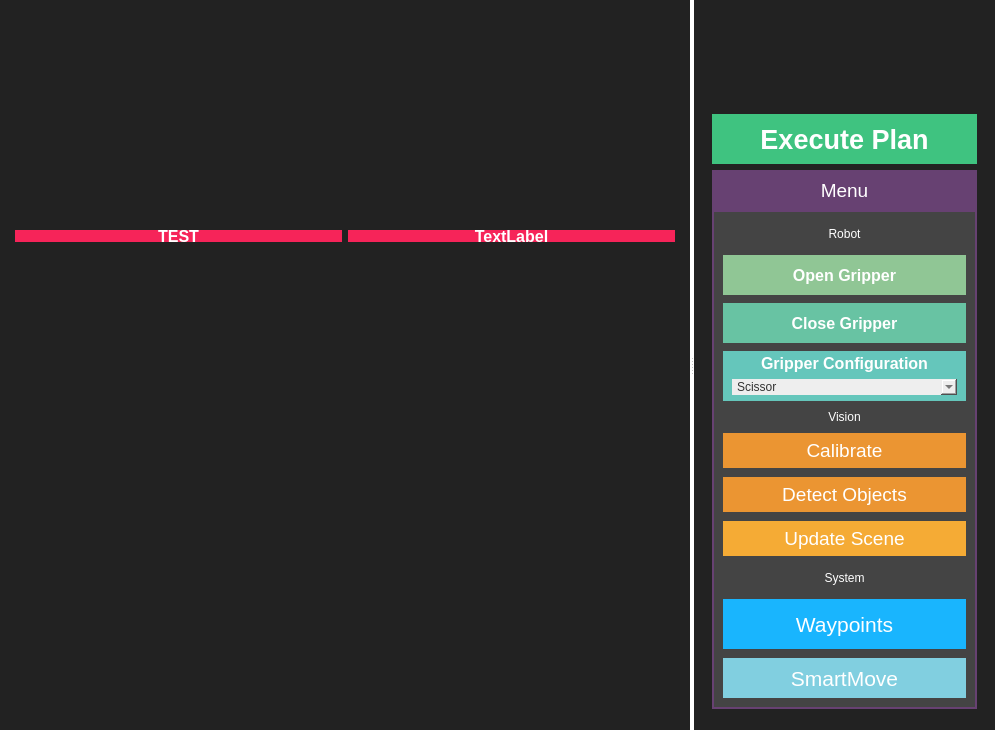
<?xml version="1.0" encoding="UTF-8"?>
<ui version="4.0">
 <class>Form</class>
 <widget class="QWidget" name="Form">
  <property name="geometry">
   <rect>
    <x>0</x>
    <y>0</y>
    <width>995</width>
    <height>730</height>
   </rect>
  </property>
  <property name="minimumSize">
   <size>
    <width>800</width>
    <height>600</height>
   </size>
  </property>
  <property name="windowTitle">
   <string>Instructor</string>
  </property>
  <property name="autoFillBackground">
   <bool>false</bool>
  </property>
  <property name="styleSheet">
   <string notr="true">background-color:#ffffff</string>
  </property>
  <layout class="QHBoxLayout" name="horizontalLayout_2">
   <property name="spacing">
    <number>0</number>
   </property>
   <property name="margin">
    <number>0</number>
   </property>
   <item>
    <widget class="QSplitter" name="splitter">
     <property name="orientation">
      <enum>Qt::Horizontal</enum>
     </property>
     <widget class="QWidget" name="instructor_widget" native="true">
      <property name="sizePolicy">
       <sizepolicy hsizetype="Expanding" vsizetype="Preferred">
        <horstretch>0</horstretch>
        <verstretch>0</verstretch>
       </sizepolicy>
      </property>
      <property name="minimumSize">
       <size>
        <width>400</width>
        <height>0</height>
       </size>
      </property>
      <property name="baseSize">
       <size>
        <width>0</width>
        <height>0</height>
       </size>
      </property>
      <property name="styleSheet">
       <string notr="true">background-color:#222222</string>
      </property>
      <layout class="QGridLayout" name="gridLayout_4">
       <property name="margin">
        <number>0</number>
       </property>
       <property name="spacing">
        <number>0</number>
       </property>
       <item row="2" column="0">
        <widget class="QWidget" name="widget" native="true">
         <property name="maximumSize">
          <size>
           <width>16777215</width>
           <height>42</height>
          </size>
         </property>
         <layout class="QGridLayout" name="gridLayout_3">
          <property name="margin">
           <number>9</number>
          </property>
          <item row="0" column="0">
           <layout class="QHBoxLayout" name="view_layout">
            <property name="margin">
             <number>6</number>
            </property>
           </layout>
          </item>
         </layout>
        </widget>
       </item>
       <item row="1" column="0">
        <layout class="QGridLayout" name="instructor_layout">
         <property name="spacing">
          <number>0</number>
         </property>
         <item row="0" column="0">
          <widget class="QWidget" name="widget_2" native="true">
           <property name="minimumSize">
            <size>
             <width>0</width>
             <height>41</height>
            </size>
           </property>
           <property name="maximumSize">
            <size>
             <width>16777215</width>
             <height>42</height>
            </size>
           </property>
           <layout class="QGridLayout" name="gridLayout_5">
            <item row="0" column="0">
             <layout class="QHBoxLayout" name="status_layout">
              <property name="margin">
               <number>6</number>
              </property>
              <item>
               <widget class="QLabel" name="status_label">
                <property name="maximumSize">
                 <size>
                  <width>600</width>
                  <height>16777215</height>
                 </size>
                </property>
                <property name="font">
                 <font>
                  <pointsize>12</pointsize>
                  <weight>75</weight>
                  <bold>true</bold>
                 </font>
                </property>
                <property name="styleSheet">
                 <string notr="true">background-color:#F62459; color:#ffffff</string>
                </property>
                <property name="text">
                 <string>TEST</string>
                </property>
                <property name="alignment">
                 <set>Qt::AlignCenter</set>
                </property>
               </widget>
              </item>
              <item>
               <widget class="QLabel" name="toast_label">
                <property name="font">
                 <font>
                  <pointsize>12</pointsize>
                  <weight>75</weight>
                  <bold>true</bold>
                 </font>
                </property>
                <property name="styleSheet">
                 <string notr="true">background-color:#F62459; color:#ffffff</string>
                </property>
                <property name="text">
                 <string>TextLabel</string>
                </property>
                <property name="alignment">
                 <set>Qt::AlignCenter</set>
                </property>
               </widget>
              </item>
             </layout>
            </item>
           </layout>
          </widget>
         </item>
        </layout>
       </item>
      </layout>
     </widget>
     <widget class="QWidget" name="container_widget" native="true">
      <property name="minimumSize">
       <size>
        <width>300</width>
        <height>0</height>
       </size>
      </property>
      <property name="maximumSize">
       <size>
        <width>301</width>
        <height>16777215</height>
       </size>
      </property>
      <property name="styleSheet">
       <string notr="true">background-color:#222222</string>
      </property>
      <layout class="QGridLayout" name="gridLayout_2">
       <property name="margin">
        <number>0</number>
       </property>
       <property name="spacing">
        <number>0</number>
       </property>
       <item row="10" column="0">
        <widget class="QWidget" name="button_container" native="true">
         <property name="minimumSize">
          <size>
           <width>0</width>
           <height>50</height>
          </size>
         </property>
         <layout class="QVBoxLayout" name="verticalLayout_2">
          <item>
           <layout class="QVBoxLayout" name="button_layout">
            <property name="margin">
             <number>6</number>
            </property>
           </layout>
          </item>
          <item>
           <widget class="QWidget" name="widget_3" native="true">
            <property name="minimumSize">
             <size>
              <width>0</width>
              <height>50</height>
             </size>
            </property>
            <layout class="QVBoxLayout" name="verticalLayout_3">
             <property name="spacing">
              <number>0</number>
             </property>
             <property name="bottomMargin">
              <number>12</number>
             </property>
             <item>
              <widget class="QWidget" name="widget_5" native="true">
               <property name="minimumSize">
                <size>
                 <width>0</width>
                 <height>50</height>
                </size>
               </property>
               <layout class="QHBoxLayout" name="horizontalLayout">
                <property name="spacing">
                 <number>0</number>
                </property>
                <property name="leftMargin">
                 <number>0</number>
                </property>
                <property name="topMargin">
                 <number>0</number>
                </property>
                <property name="rightMargin">
                 <number>0</number>
                </property>
                <property name="bottomMargin">
                 <number>6</number>
                </property>
                <item>
                 <widget class="QPushButton" name="run_button">
                  <property name="minimumSize">
                   <size>
                    <width>0</width>
                    <height>50</height>
                   </size>
                  </property>
                  <property name="font">
                   <font>
                    <pointsize>20</pointsize>
                    <weight>75</weight>
                    <bold>true</bold>
                   </font>
                  </property>
                  <property name="focusPolicy">
                   <enum>Qt::NoFocus</enum>
                  </property>
                  <property name="styleSheet">
                   <string notr="true">QPushButton#run_button{border: 2px solid #3FC380;
border-radius: 0px;
background-color: #3FC380;
color:#ffffff}
QPushButton#run_button:pressed{
border: 2px solid #3FC380;
border-radius: 0px;
background-color: #3FC380;
color:#ffffff}</string>
                  </property>
                  <property name="text">
                   <string>Execute Plan</string>
                  </property>
                 </widget>
                </item>
               </layout>
              </widget>
             </item>
             <item>
              <widget class="QPushButton" name="menu_button">
               <property name="minimumSize">
                <size>
                 <width>0</width>
                 <height>40</height>
                </size>
               </property>
               <property name="font">
                <font>
                 <pointsize>14</pointsize>
                 <weight>50</weight>
                 <italic>false</italic>
                 <bold>false</bold>
                </font>
               </property>
               <property name="focusPolicy">
                <enum>Qt::NoFocus</enum>
               </property>
               <property name="styleSheet">
                <string notr="true">QPushButton#menu_button{border: 2px solid #674172;
border-radius: 0px;
background-color: #674172;
color:#ffffff}
QPushButton#menu_button:pressed{
border: 2px solid #674172;
border-radius: 0px;
background-color: #674172;
color:#ffffff}</string>
               </property>
               <property name="text">
                <string>Menu</string>
               </property>
              </widget>
             </item>
             <item>
              <widget class="QFrame" name="menu_widget">
               <property name="minimumSize">
                <size>
                 <width>0</width>
                 <height>50</height>
                </size>
               </property>
               <property name="styleSheet">
                <string notr="true">background-color:#444444;border: 2px solid #674172</string>
               </property>
               <layout class="QVBoxLayout" name="verticalLayout_6">
                <property name="spacing">
                 <number>0</number>
                </property>
                <property name="margin">
                 <number>0</number>
                </property>
                <item>
                 <layout class="QVBoxLayout" name="verticalLayout_5">
                  <property name="spacing">
                   <number>9</number>
                  </property>
                  <property name="margin">
                   <number>9</number>
                  </property>
                  <item>
                   <widget class="QLabel" name="label_2">
                    <property name="minimumSize">
                     <size>
                      <width>0</width>
                      <height>25</height>
                     </size>
                    </property>
                    <property name="styleSheet">
                     <string notr="true">color:#fff;border: 0px</string>
                    </property>
                    <property name="text">
                     <string>Robot</string>
                    </property>
                    <property name="alignment">
                     <set>Qt::AlignCenter</set>
                    </property>
                   </widget>
                  </item>
                  <item>
                   <layout class="QVBoxLayout" name="verticalLayout">
                    <property name="spacing">
                     <number>8</number>
                    </property>
                    <item>
                     <widget class="QPushButton" name="open_gripper_button">
                      <property name="minimumSize">
                       <size>
                        <width>0</width>
                        <height>40</height>
                       </size>
                      </property>
                      <property name="font">
                       <font>
                        <pointsize>12</pointsize>
                        <weight>75</weight>
                        <bold>true</bold>
                       </font>
                      </property>
                      <property name="focusPolicy">
                       <enum>Qt::NoFocus</enum>
                      </property>
                      <property name="styleSheet">
                       <string notr="true">QPushButton#open_gripper_button{border: 2px solid #90C695;
border-radius: 0px;
background-color: #90C695;
color:#ffffff}
QPushButton#open_gripper_button:pressed{
border: 2px solid #90C695;
border-radius: 0px;
background-color: #90C695;
color:#ffffff}</string>
                      </property>
                      <property name="text">
                       <string>Open Gripper</string>
                      </property>
                     </widget>
                    </item>
                    <item>
                     <widget class="QPushButton" name="close_gripper_button">
                      <property name="minimumSize">
                       <size>
                        <width>0</width>
                        <height>40</height>
                       </size>
                      </property>
                      <property name="font">
                       <font>
                        <pointsize>12</pointsize>
                        <weight>75</weight>
                        <bold>true</bold>
                       </font>
                      </property>
                      <property name="focusPolicy">
                       <enum>Qt::NoFocus</enum>
                      </property>
                      <property name="styleSheet">
                       <string notr="true">QPushButton#close_gripper_button{border: 2px solid #68C3A3;
border-radius: 0px;
background-color: #68C3A3;
color:#ffffff}
QPushButton#close_gripper_button:pressed{
border: 2px solid #68C3A3;
border-radius: 0px;
background-color: #68C3A3;
color:#ffffff}</string>
                      </property>
                      <property name="text">
                       <string>Close Gripper</string>
                      </property>
                     </widget>
                    </item>
                    <item>
                     <widget class="QWidget" name="widget_4" native="true">
                      <property name="minimumSize">
                       <size>
                        <width>0</width>
                        <height>50</height>
                       </size>
                      </property>
                      <property name="styleSheet">
                       <string notr="true">background-color:#65C6BB;border: 0px</string>
                      </property>
                      <layout class="QVBoxLayout" name="verticalLayout_4">
                       <property name="topMargin">
                        <number>3</number>
                       </property>
                       <property name="bottomMargin">
                        <number>6</number>
                       </property>
                       <item>
                        <widget class="QLabel" name="label">
                         <property name="font">
                          <font>
                           <pointsize>12</pointsize>
                           <weight>75</weight>
                           <bold>true</bold>
                          </font>
                         </property>
                         <property name="styleSheet">
                          <string notr="true">color:#fff</string>
                         </property>
                         <property name="text">
                          <string>Gripper Configuration</string>
                         </property>
                         <property name="alignment">
                          <set>Qt::AlignCenter</set>
                         </property>
                        </widget>
                       </item>
                       <item>
                        <widget class="QComboBox" name="gripper_combo">
                         <property name="focusPolicy">
                          <enum>Qt::NoFocus</enum>
                         </property>
                         <property name="styleSheet">
                          <string notr="true">background-color:#eee;color:#333</string>
                         </property>
                         <item>
                          <property name="text">
                           <string>Scissor</string>
                          </property>
                         </item>
                         <item>
                          <property name="text">
                           <string>Basic</string>
                          </property>
                         </item>
                         <item>
                          <property name="text">
                           <string>Pinch</string>
                          </property>
                         </item>
                         <item>
                          <property name="text">
                           <string>Wide</string>
                          </property>
                         </item>
                        </widget>
                       </item>
                      </layout>
                     </widget>
                    </item>
                   </layout>
                  </item>
                  <item>
                   <widget class="QLabel" name="label_4">
                    <property name="styleSheet">
                     <string notr="true">color:#fff;border: 0px</string>
                    </property>
                    <property name="text">
                     <string>Vision</string>
                    </property>
                    <property name="alignment">
                     <set>Qt::AlignCenter</set>
                    </property>
                   </widget>
                  </item>
                  <item>
                   <widget class="QPushButton" name="calibrate_button">
                    <property name="minimumSize">
                     <size>
                      <width>0</width>
                      <height>35</height>
                     </size>
                    </property>
                    <property name="palette">
                     <palette>
                      <active>
                       <colorrole role="WindowText">
                        <brush brushstyle="SolidPattern">
                         <color alpha="255">
                          <red>255</red>
                          <green>255</green>
                          <blue>255</blue>
                         </color>
                        </brush>
                       </colorrole>
                       <colorrole role="Button">
                        <brush brushstyle="SolidPattern">
                         <color alpha="255">
                          <red>235</red>
                          <green>149</green>
                          <blue>50</blue>
                         </color>
                        </brush>
                       </colorrole>
                       <colorrole role="Light">
                        <brush brushstyle="SolidPattern">
                         <color alpha="255">
                          <red>255</red>
                          <green>128</green>
                          <blue>1</blue>
                         </color>
                        </brush>
                       </colorrole>
                       <colorrole role="Midlight">
                        <brush brushstyle="SolidPattern">
                         <color alpha="255">
                          <red>255</red>
                          <green>128</green>
                          <blue>1</blue>
                         </color>
                        </brush>
                       </colorrole>
                       <colorrole role="Dark">
                        <brush brushstyle="SolidPattern">
                         <color alpha="255">
                          <red>255</red>
                          <green>128</green>
                          <blue>1</blue>
                         </color>
                        </brush>
                       </colorrole>
                       <colorrole role="Mid">
                        <brush brushstyle="SolidPattern">
                         <color alpha="255">
                          <red>255</red>
                          <green>128</green>
                          <blue>1</blue>
                         </color>
                        </brush>
                       </colorrole>
                       <colorrole role="Text">
                        <brush brushstyle="SolidPattern">
                         <color alpha="255">
                          <red>255</red>
                          <green>255</green>
                          <blue>255</blue>
                         </color>
                        </brush>
                       </colorrole>
                       <colorrole role="ButtonText">
                        <brush brushstyle="SolidPattern">
                         <color alpha="255">
                          <red>255</red>
                          <green>255</green>
                          <blue>255</blue>
                         </color>
                        </brush>
                       </colorrole>
                       <colorrole role="Base">
                        <brush brushstyle="SolidPattern">
                         <color alpha="255">
                          <red>235</red>
                          <green>149</green>
                          <blue>50</blue>
                         </color>
                        </brush>
                       </colorrole>
                       <colorrole role="Window">
                        <brush brushstyle="SolidPattern">
                         <color alpha="255">
                          <red>235</red>
                          <green>149</green>
                          <blue>50</blue>
                         </color>
                        </brush>
                       </colorrole>
                       <colorrole role="Shadow">
                        <brush brushstyle="SolidPattern">
                         <color alpha="255">
                          <red>255</red>
                          <green>128</green>
                          <blue>1</blue>
                         </color>
                        </brush>
                       </colorrole>
                       <colorrole role="AlternateBase">
                        <brush brushstyle="SolidPattern">
                         <color alpha="255">
                          <red>255</red>
                          <green>128</green>
                          <blue>1</blue>
                         </color>
                        </brush>
                       </colorrole>
                      </active>
                      <inactive>
                       <colorrole role="WindowText">
                        <brush brushstyle="SolidPattern">
                         <color alpha="255">
                          <red>255</red>
                          <green>255</green>
                          <blue>255</blue>
                         </color>
                        </brush>
                       </colorrole>
                       <colorrole role="Button">
                        <brush brushstyle="SolidPattern">
                         <color alpha="255">
                          <red>235</red>
                          <green>149</green>
                          <blue>50</blue>
                         </color>
                        </brush>
                       </colorrole>
                       <colorrole role="Light">
                        <brush brushstyle="SolidPattern">
                         <color alpha="255">
                          <red>255</red>
                          <green>128</green>
                          <blue>1</blue>
                         </color>
                        </brush>
                       </colorrole>
                       <colorrole role="Midlight">
                        <brush brushstyle="SolidPattern">
                         <color alpha="255">
                          <red>255</red>
                          <green>128</green>
                          <blue>1</blue>
                         </color>
                        </brush>
                       </colorrole>
                       <colorrole role="Dark">
                        <brush brushstyle="SolidPattern">
                         <color alpha="255">
                          <red>255</red>
                          <green>128</green>
                          <blue>1</blue>
                         </color>
                        </brush>
                       </colorrole>
                       <colorrole role="Mid">
                        <brush brushstyle="SolidPattern">
                         <color alpha="255">
                          <red>255</red>
                          <green>128</green>
                          <blue>1</blue>
                         </color>
                        </brush>
                       </colorrole>
                       <colorrole role="Text">
                        <brush brushstyle="SolidPattern">
                         <color alpha="255">
                          <red>255</red>
                          <green>255</green>
                          <blue>255</blue>
                         </color>
                        </brush>
                       </colorrole>
                       <colorrole role="ButtonText">
                        <brush brushstyle="SolidPattern">
                         <color alpha="255">
                          <red>255</red>
                          <green>255</green>
                          <blue>255</blue>
                         </color>
                        </brush>
                       </colorrole>
                       <colorrole role="Base">
                        <brush brushstyle="SolidPattern">
                         <color alpha="255">
                          <red>235</red>
                          <green>149</green>
                          <blue>50</blue>
                         </color>
                        </brush>
                       </colorrole>
                       <colorrole role="Window">
                        <brush brushstyle="SolidPattern">
                         <color alpha="255">
                          <red>235</red>
                          <green>149</green>
                          <blue>50</blue>
                         </color>
                        </brush>
                       </colorrole>
                       <colorrole role="Shadow">
                        <brush brushstyle="SolidPattern">
                         <color alpha="255">
                          <red>255</red>
                          <green>128</green>
                          <blue>1</blue>
                         </color>
                        </brush>
                       </colorrole>
                       <colorrole role="AlternateBase">
                        <brush brushstyle="SolidPattern">
                         <color alpha="255">
                          <red>255</red>
                          <green>128</green>
                          <blue>1</blue>
                         </color>
                        </brush>
                       </colorrole>
                      </inactive>
                      <disabled>
                       <colorrole role="WindowText">
                        <brush brushstyle="SolidPattern">
                         <color alpha="255">
                          <red>255</red>
                          <green>255</green>
                          <blue>255</blue>
                         </color>
                        </brush>
                       </colorrole>
                       <colorrole role="Button">
                        <brush brushstyle="SolidPattern">
                         <color alpha="255">
                          <red>235</red>
                          <green>149</green>
                          <blue>50</blue>
                         </color>
                        </brush>
                       </colorrole>
                       <colorrole role="Light">
                        <brush brushstyle="SolidPattern">
                         <color alpha="255">
                          <red>255</red>
                          <green>128</green>
                          <blue>1</blue>
                         </color>
                        </brush>
                       </colorrole>
                       <colorrole role="Midlight">
                        <brush brushstyle="SolidPattern">
                         <color alpha="255">
                          <red>255</red>
                          <green>128</green>
                          <blue>1</blue>
                         </color>
                        </brush>
                       </colorrole>
                       <colorrole role="Dark">
                        <brush brushstyle="SolidPattern">
                         <color alpha="255">
                          <red>255</red>
                          <green>128</green>
                          <blue>1</blue>
                         </color>
                        </brush>
                       </colorrole>
                       <colorrole role="Mid">
                        <brush brushstyle="SolidPattern">
                         <color alpha="255">
                          <red>255</red>
                          <green>128</green>
                          <blue>1</blue>
                         </color>
                        </brush>
                       </colorrole>
                       <colorrole role="Text">
                        <brush brushstyle="SolidPattern">
                         <color alpha="255">
                          <red>255</red>
                          <green>255</green>
                          <blue>255</blue>
                         </color>
                        </brush>
                       </colorrole>
                       <colorrole role="ButtonText">
                        <brush brushstyle="SolidPattern">
                         <color alpha="255">
                          <red>255</red>
                          <green>255</green>
                          <blue>255</blue>
                         </color>
                        </brush>
                       </colorrole>
                       <colorrole role="Base">
                        <brush brushstyle="SolidPattern">
                         <color alpha="255">
                          <red>235</red>
                          <green>149</green>
                          <blue>50</blue>
                         </color>
                        </brush>
                       </colorrole>
                       <colorrole role="Window">
                        <brush brushstyle="SolidPattern">
                         <color alpha="255">
                          <red>235</red>
                          <green>149</green>
                          <blue>50</blue>
                         </color>
                        </brush>
                       </colorrole>
                       <colorrole role="Shadow">
                        <brush brushstyle="SolidPattern">
                         <color alpha="255">
                          <red>255</red>
                          <green>128</green>
                          <blue>1</blue>
                         </color>
                        </brush>
                       </colorrole>
                       <colorrole role="AlternateBase">
                        <brush brushstyle="SolidPattern">
                         <color alpha="255">
                          <red>255</red>
                          <green>128</green>
                          <blue>1</blue>
                         </color>
                        </brush>
                       </colorrole>
                      </disabled>
                     </palette>
                    </property>
                    <property name="font">
                     <font>
                      <pointsize>14</pointsize>
                      <weight>50</weight>
                      <bold>false</bold>
                     </font>
                    </property>
                    <property name="focusPolicy">
                     <enum>Qt::NoFocus</enum>
                    </property>
                    <property name="styleSheet">
                     <string notr="true">QPushButton#calibrate_button{border: 2px solid #EB9532;
border-radius: 0px;
background-color: #EB9532;
color:#ffffff}
QPushButton#calibrate_button:pressed{
border: 2px solid #EB9532;
border-radius: 0px;
background-color: #EB9532;
color:#ffffff}</string>
                    </property>
                    <property name="text">
                     <string>Calibrate</string>
                    </property>
                   </widget>
                  </item>
                  <item>
                   <widget class="QPushButton" name="detect_objects_button">
                    <property name="minimumSize">
                     <size>
                      <width>0</width>
                      <height>35</height>
                     </size>
                    </property>
                    <property name="font">
                     <font>
                      <pointsize>14</pointsize>
                     </font>
                    </property>
                    <property name="focusPolicy">
                     <enum>Qt::NoFocus</enum>
                    </property>
                    <property name="styleSheet">
                     <string notr="true">QPushButton#detect_objects_button{border: 2px solid #EB9532;
border-radius: 0px;
background-color: #EB9532;
color:#ffffff}
QPushButton#detect_objects_button:pressed{
border: 2px solid #EB9532;
border-radius: 0px;
background-color: #EB9532;
color:#ffffff}</string>
                    </property>
                    <property name="text">
                     <string>Detect Objects</string>
                    </property>
                   </widget>
                  </item>
                  <item>
                   <widget class="QPushButton" name="update_scene_button">
                    <property name="minimumSize">
                     <size>
                      <width>0</width>
                      <height>35</height>
                     </size>
                    </property>
                    <property name="font">
                     <font>
                      <pointsize>14</pointsize>
                     </font>
                    </property>
                    <property name="focusPolicy">
                     <enum>Qt::NoFocus</enum>
                    </property>
                    <property name="styleSheet">
                     <string notr="true">QPushButton#update_scene_button{border: 2px solid #F5AB35;
border-radius: 0px;
background-color: #F5AB35;
color:#ffffff}
QPushButton#update_scene_button:pressed{
border: 2px solid #F5AB35;
border-radius: 0px;
background-color: #F5AB35;
color:#ffffff}</string>
                    </property>
                    <property name="text">
                     <string>Update Scene</string>
                    </property>
                   </widget>
                  </item>
                  <item>
                   <widget class="QLabel" name="label_3">
                    <property name="minimumSize">
                     <size>
                      <width>0</width>
                      <height>25</height>
                     </size>
                    </property>
                    <property name="styleSheet">
                     <string notr="true">color:#fff;border: 0px</string>
                    </property>
                    <property name="text">
                     <string>System</string>
                    </property>
                    <property name="alignment">
                     <set>Qt::AlignCenter</set>
                    </property>
                   </widget>
                  </item>
                  <item>
                   <widget class="QPushButton" name="waypoint_btn">
                    <property name="minimumSize">
                     <size>
                      <width>0</width>
                      <height>50</height>
                     </size>
                    </property>
                    <property name="font">
                     <font>
                      <pointsize>16</pointsize>
                     </font>
                    </property>
                    <property name="focusPolicy">
                     <enum>Qt::NoFocus</enum>
                    </property>
                    <property name="styleSheet">
                     <string notr="true">QPushButton#waypoint_btn{border: 2px solid #19B5FE;
border-radius: 0px;
background-color: #19B5FE;
color:#ffffff}
QPushButton#waypoint_btn:pressed{
border: 2px solid #19B5FE;
border-radius: 0px;
background-color: #19B5FE;
color:#ffffff}</string>
                    </property>
                    <property name="text">
                     <string>Waypoints</string>
                    </property>
                   </widget>
                  </item>
                  <item>
                   <widget class="QPushButton" name="smartmove_button">
                    <property name="minimumSize">
                     <size>
                      <width>0</width>
                      <height>40</height>
                     </size>
                    </property>
                    <property name="font">
                     <font>
                      <pointsize>16</pointsize>
                     </font>
                    </property>
                    <property name="focusPolicy">
                     <enum>Qt::NoFocus</enum>
                    </property>
                    <property name="styleSheet">
                     <string notr="true">QPushButton#smartmove_button{border: 2px solid #81CFE0;
border-radius: 0px;
background-color: #81CFE0;
color:#ffffff}
QPushButton#smartmove_button:pressed{
border: 2px solid #81CFE0;
border-radius: 0px;
background-color: #81CFE0;
color:#ffffff}</string>
                    </property>
                    <property name="text">
                     <string>SmartMove</string>
                    </property>
                   </widget>
                  </item>
                 </layout>
                </item>
               </layout>
              </widget>
             </item>
            </layout>
           </widget>
          </item>
         </layout>
        </widget>
       </item>
       <item row="0" column="0">
        <widget class="QWidget" name="component_container" native="true">
         <layout class="QGridLayout" name="gridLayout">
          <property name="margin">
           <number>0</number>
          </property>
          <property name="spacing">
           <number>0</number>
          </property>
          <item row="0" column="0">
           <layout class="QVBoxLayout" name="component_layout">
            <property name="topMargin">
             <number>6</number>
            </property>
            <property name="rightMargin">
             <number>6</number>
            </property>
           </layout>
          </item>
         </layout>
        </widget>
       </item>
       <item row="9" column="0">
        <spacer name="verticalSpacer_2">
         <property name="orientation">
          <enum>Qt::Vertical</enum>
         </property>
         <property name="sizeHint" stdset="0">
          <size>
           <width>20</width>
           <height>40</height>
          </size>
         </property>
        </spacer>
       </item>
      </layout>
     </widget>
    </widget>
   </item>
  </layout>
 </widget>
 <resources/>
 <connections/>
</ui>
